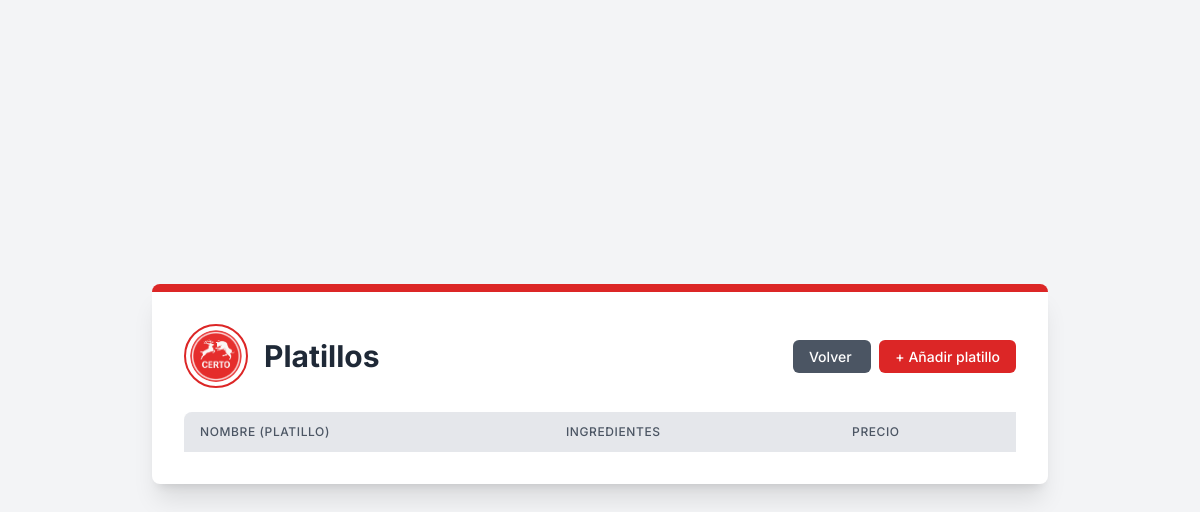
Page /comedor/saucers/ (signed in) on the earlier database version.
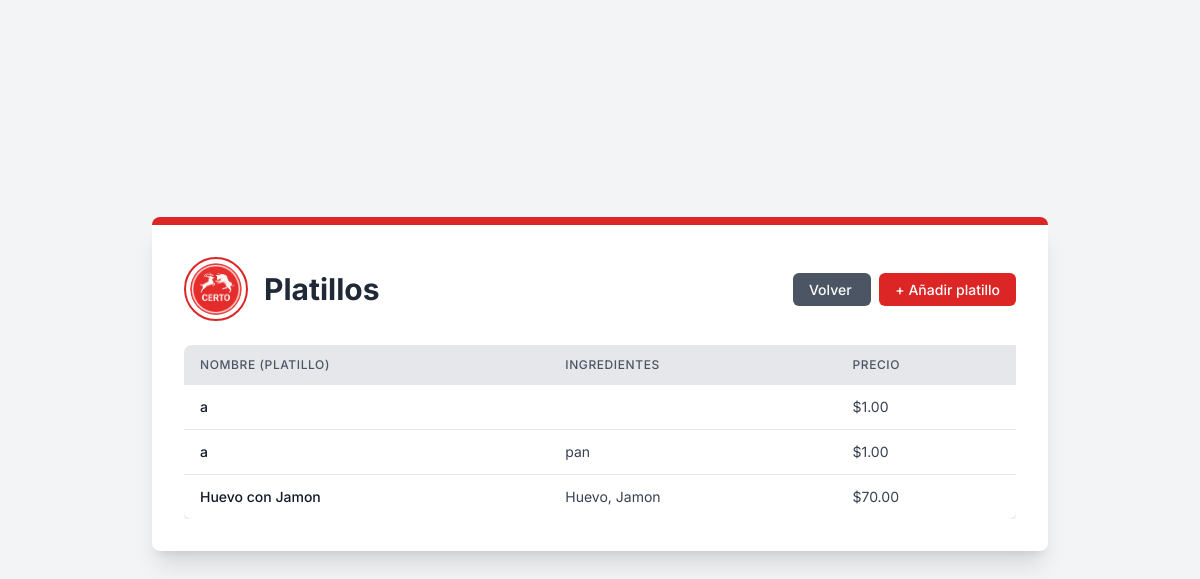
Same page on the later database version.
### comedor/models.py (models this page shows, shortened)
class Platillo(models.Model):
    nombre = models.CharField(max_length=100)
    ingredientes = models.CharField(max_length=200)
    precio = models.DecimalField(max_digits=10, decimal_places=2)

### comedor/views.py (the view)
# urls.py: path("saucers/", views.saucers, name="saucers"),
def saucers(request):
    if request.user.is_authenticated:
        saucers = Platillo.objects.all()
        platillos = []
        for platillo in saucers:
            platillos.append({
                'nombre': platillo.nombre,
                'ingredientes': [Ingredientes.objects.get(id=int(ing)).nombre for ing in platillo.ingredientes.strip('[]').replace("'", "").split(', ') if ing],
                'precio': platillo.precio
            })
        print(platillos)
        return render(request, 'Saucer/saucer_list_view.html', {'saucers': platillos})
    else:
        return redirect('core:signInUp')

### comedor/templates/Saucer/saucer_list_view.html
{% extends "main.html" %} {% load static %}{% block content %}
<div
  class="bg-white p-8 rounded-lg shadow-xl max-w-4xl w-full border-t-8 border-primary-red mb-8"
>
  <div class="flex flex-col md:flex-row items-center justify-between mb-6">
    <div class="flex items-center mb-4 md:mb-0">
      <img
        src="{% static 'img/logos/logo.png' %}"
        alt="Logo de la Cafetería Certo"
        class="w-16 h-16 rounded-full border-2 border-primary-red p-1 object-cover mr-4"
      />
      <h1 class="text-3xl font-bold text-gray-800">Platillos</h1>
    </div>
    <div class="text-right">
      <a
        href="/core/dashboard"
        class="px-4 py-2 text-sm font-medium text-white bg-gray-600 rounded-md hover:bg-gray-700 transition duration-300 ease-in-out mr-2"
      >
        Volver
      </a>
      <a
        href="{% url 'comedor:createSaucer' %}"
        class="px-4 py-2 text-sm font-medium text-white bg-primary-red rounded-md hover:bg-red-700 transition duration-300 ease-in-out"
      >
        + Añadir platillo
      </a>
    </div>
  </div>
  <div class="overflow-x-auto">
    <table class="min-w-full bg-white rounded-lg shadow-custom">
      <thead class="bg-gray-200">
        <tr>
          <th
            class="py-3 px-4 text-left text-xs font-medium text-gray-600 uppercase tracking-wider rounded-tl-lg"
          >
            Nombre (Platillo)
          </th>
          <th
            class="py-3 px-4 text-left text-xs font-medium text-gray-600 uppercase tracking-wider"
          >
            Ingredientes
          </th>
          <th
            class="py-3 px-4 text-left text-xs font-medium text-gray-600 uppercase tracking-wider"
          >
            Precio
          </th>
        </tr>
      </thead>
      <tbody class="divide-y divide-gray-200">
        {% for platillo in saucers %}
        <tr class="hover:bg-gray-50">
          <td
            class="py-3 px-4 whitespace-nowrap text-sm font-medium text-gray-900"
          >
            {{ platillo.nombre }}
          </td>
          <td class="py-3 px-4 whitespace-nowrap text-sm text-gray-700">
            {{ platillo.ingredientes|join:", " }}
          </td>
          <td class="py-3 px-4 whitespace-nowrap text-sm text-gray-700">
            ${{ platillo.precio }}
          </td>
        </tr>
        {% endfor %}
      </tbody>
    </table>
  </div>
</div>
{% endblock %}

### core/templates/main.html (shortened to what this page needs)
{% load static %}
<!DOCTYPE html>
<html lang="es">
  <head>
    <script src="https://cdn.tailwindcss.com"></script>
    <link rel="stylesheet" href="{% static 'css/main.css' %}" />
  </head>
  <body class="flex items-center justify-center min-h-screen p-4">
    {% block content %} {% endblock %}
  </body>
</html>

### static/css/main.css (style rules this page uses)
body { font-family: "Inter", sans-serif; background-color: #f3f4f6; }
.bg-primary-red { background-color: #dc2626; }
.border-primary-red { border-color: #dc2626; }
.shadow-custom { box-shadow: 0 4px 6px -1px rgba(0, 0, 0, 0.1), 0 2px 4px -1px rgba(0, 0, 0, 0.06); }

Differences in the rows shown:
added Platillo: precio "1.00"
added Platillo: precio "1.00"
added Platillo: nombre "Huevo con Jamon", precio "70.00"
Other differences:
new list line: "a $"
new list line: "a pan $"
new list line: "Huevo, Jamon $"
